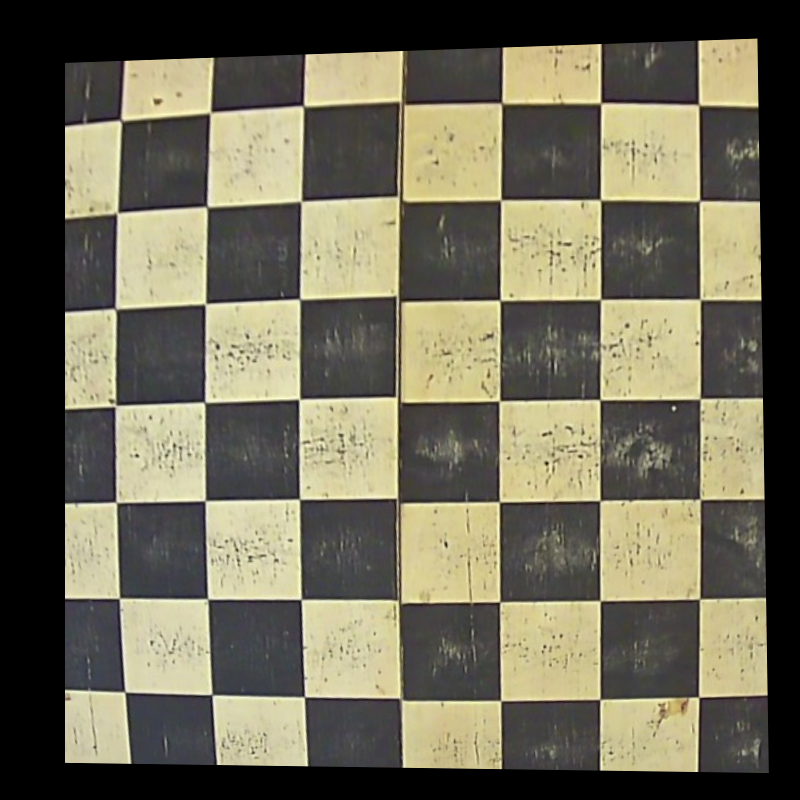
#> input picture Data/empty_warp.png, 800 x 800 px, given in place of the camera
$ python calibExtrinseccaChessboardOpenCV1.py
#> lines starting #> are read from the running program, lines starting #| are printed output that depends on the picture; after the words box and inside, x2 and y2 are one past the last pixel; in counts of white or black regions, pixels touching at a corner belong together
import cv2
import numpy as np

# ========== CONFIGURACIÓN ==========
CAMERA_ID = "/dev/video2"    # cambia si usas otra cámara o archivo
WIDTH, HEIGHT = 1280, 720
OUTPUT_SIZE = 800  # tablero final en píxeles (800x800)
# ===================================

# Rango de colores HSV (ajustables según tu iluminación)
COLOR_RANGES = {
    "red":      ([0, 100, 100], [10, 255, 255]),        # 🔴 A1
    "green":    ([40, 60, 60], [80, 255, 255]),         # 🟢 H1
    "blue":     ([100, 100, 60], [140, 255, 255]),      # 🔵 H8
    "yellow":   ([20, 100, 100], [35, 255, 255])        # 🟡 A8
}

# Abrir cámara
cap = cv2.VideoCapture(CAMERA_ID)
cap.set(cv2.CAP_PROP_FRAME_WIDTH, WIDTH)
cap.set(cv2.CAP_PROP_FRAME_HEIGHT, HEIGHT)

print("Presiona 'q' para salir cuando se muestre la vista cenital")

while True:
    ret, frame = cap.read()
#> frame is the input picture: shape (800, 800, 3); mean B, G, R 87.6, 106.4, 110.5
    if not ret:
        print("⚠️ No se pudo leer la cámara.")
        break

    hsv = cv2.cvtColor(frame, cv2.COLOR_BGR2HSV)
#> hsv: shape (800, 800, 3); mean H, S, V 36.2, 36.8, 111.1
    detected_points = {}

    # --- Detectar cada color ---
    for name, (lower, upper) in COLOR_RANGES.items():
        mask = cv2.inRange(hsv, np.array(lower), np.array(upper))
        mask = cv2.morphologyEx(mask, cv2.MORPH_OPEN, np.ones((5,5),np.uint8))
        mask = cv2.morphologyEx(mask, cv2.MORPH_DILATE, np.ones((5,5),np.uint8))

        contours, _ = cv2.findContours(mask, cv2.RETR_EXTERNAL, cv2.CHAIN_APPROX_SIMPLE)
        if contours:
            c = max(contours, key=cv2.contourArea)
            M = cv2.moments(c)
            if M["m00"] > 0:
                cx = int(M["m10"] / M["m00"])
                cy = int(M["m01"] / M["m00"])
                detected_points[name] = (cx, cy)
                cv2.circle(frame, (cx, cy), 10, (255, 255, 255), -1)
                cv2.putText(frame, name, (cx+10, cy-10),
                            cv2.FONT_HERSHEY_SIMPLEX, 0.6, (255,255,255), 2)
#> this loop made 4 passes
#> (cx, cy) on pass 4: (673, 707)
#> pass 2, `mask = cv2.inRange(hsv, np.array(lower), np.array(upper))`:
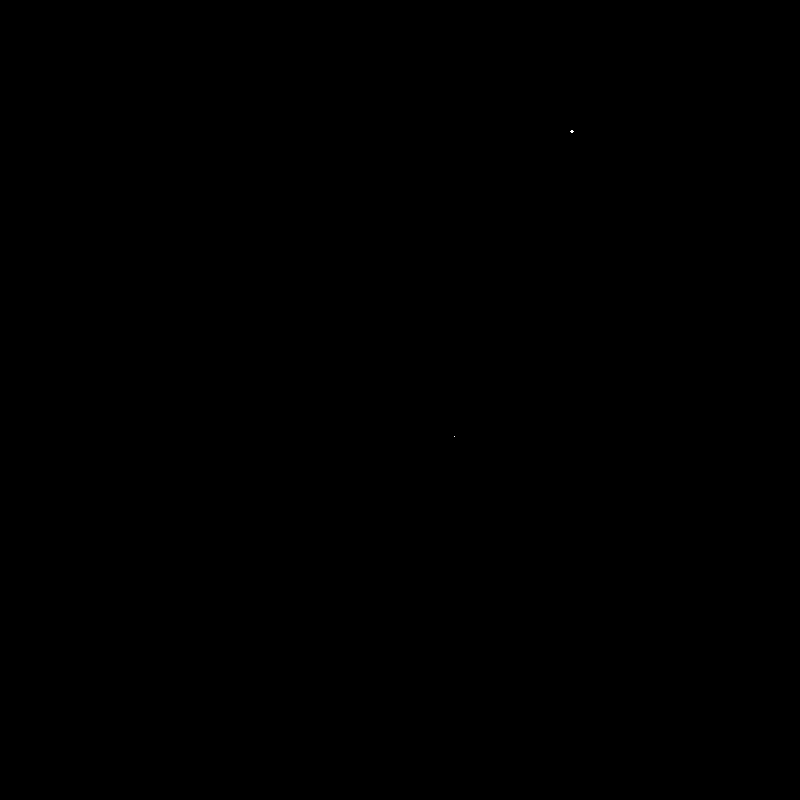
#> mask: shape (800, 800); 0% white in thin lines or dots, all inside (x1, y1, x2, y2) = (454, 130, 574, 437)
#> after the loop:
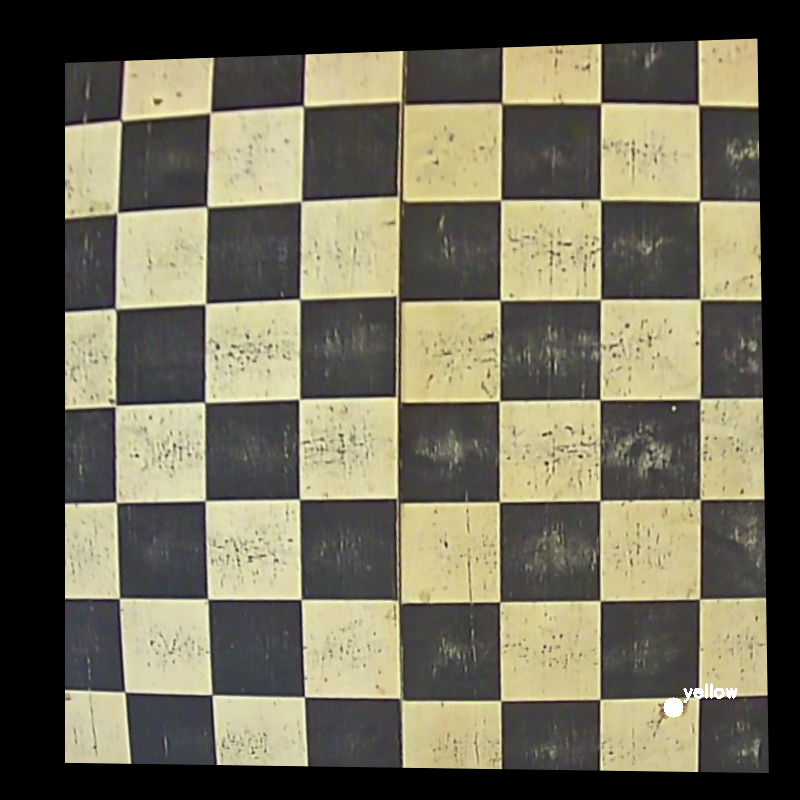
#> frame: shape (800, 800, 3); 0.12% of pixels changed, all inside (x1, y1, x2, y2) = (663, 683, 738, 718)
#> after the loop: mask: shape (800, 800); 0.04% white; 1 white region, box (x1, y1, x2, y2) and area: (666, 699, 682, 717) 276
#> after the loop, detected_points = {'yellow': (673, 707)}

    # --- Si se detectaron los 4 puntos ---
    if len(detected_points) == 4:
        red_pt = detected_points["red"]       # A1
        green_pt = detected_points["green"]   # H1
        blue_pt = detected_points["blue"]     # H8
        yellow_pt = detected_points["yellow"] # A8

        src_pts = np.float32([red_pt, green_pt, blue_pt, yellow_pt])
        dst_pts = np.float32([
            [0, OUTPUT_SIZE],            # A1 -> abajo izquierda
            [OUTPUT_SIZE, OUTPUT_SIZE],  # H1 -> abajo derecha
            [OUTPUT_SIZE, 0],            # H8 -> arriba derecha
            [0, 0]                       # A8 -> arriba izquierda
        ])

        H, _ = cv2.findHomography(src_pts, dst_pts)
        warped = cv2.warpPerspective(frame, H, (OUTPUT_SIZE, OUTPUT_SIZE))

        cv2.imshow("Vista cenital (homografía)", warped)

    cv2.imshow("Vista original con detección", frame)
    if cv2.waitKey(1) & 0xFF == ord('q'):
#> (key q is pressed here)
        break

cap.release()
cv2.destroyAllWindows()
